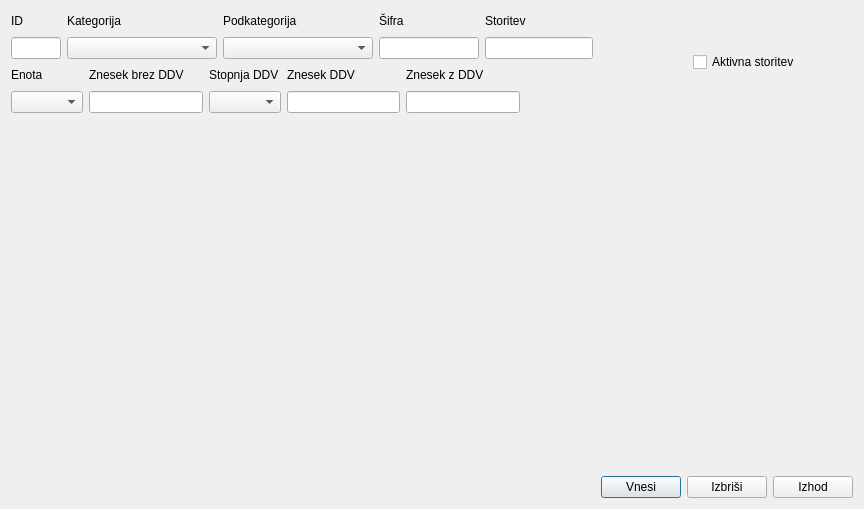
<?xml version="1.0" encoding="UTF-8"?>
<ui version="4.0">
 <class>storitve</class>
 <widget class="QDialog" name="storitve">
  <property name="geometry">
   <rect>
    <x>0</x>
    <y>0</y>
    <width>864</width>
    <height>509</height>
   </rect>
  </property>
  <property name="windowTitle">
   <string>Dialog</string>
  </property>
  <layout class="QVBoxLayout" name="verticalLayout_3">
   <item>
    <layout class="QHBoxLayout" name="horizontalLayout_2">
     <item>
      <layout class="QVBoxLayout" name="verticalLayout_2">
       <item>
        <layout class="QGridLayout" name="gridLayout">
         <item row="0" column="2">
          <widget class="QLabel" name="label_3">
           <property name="text">
            <string>Podkategorija</string>
           </property>
          </widget>
         </item>
         <item row="1" column="2">
          <widget class="QComboBox" name="cb_podkategorija">
           <property name="minimumSize">
            <size>
             <width>150</width>
             <height>0</height>
            </size>
           </property>
          </widget>
         </item>
         <item row="0" column="1">
          <widget class="QLabel" name="label_2">
           <property name="text">
            <string>Kategorija</string>
           </property>
          </widget>
         </item>
         <item row="1" column="4">
          <widget class="QLineEdit" name="txt_storitev"/>
         </item>
         <item row="1" column="1">
          <widget class="QComboBox" name="cb_kategorija">
           <property name="minimumSize">
            <size>
             <width>150</width>
             <height>0</height>
            </size>
           </property>
          </widget>
         </item>
         <item row="0" column="0">
          <widget class="QLabel" name="label">
           <property name="text">
            <string>ID</string>
           </property>
          </widget>
         </item>
         <item row="0" column="4">
          <widget class="QLabel" name="label_4">
           <property name="text">
            <string>Storitev</string>
           </property>
          </widget>
         </item>
         <item row="1" column="0">
          <widget class="QLineEdit" name="txt_id">
           <property name="minimumSize">
            <size>
             <width>50</width>
             <height>0</height>
            </size>
           </property>
           <property name="maximumSize">
            <size>
             <width>50</width>
             <height>16777215</height>
            </size>
           </property>
          </widget>
         </item>
         <item row="0" column="3">
          <widget class="QLabel" name="label_5">
           <property name="text">
            <string>Šifra</string>
           </property>
          </widget>
         </item>
         <item row="1" column="3">
          <widget class="QLineEdit" name="txt_sifra">
           <property name="minimumSize">
            <size>
             <width>100</width>
             <height>0</height>
            </size>
           </property>
           <property name="maximumSize">
            <size>
             <width>100</width>
             <height>16777215</height>
            </size>
           </property>
          </widget>
         </item>
         <item row="0" column="5">
          <spacer name="horizontalSpacer">
           <property name="orientation">
            <enum>Qt::Horizontal</enum>
           </property>
           <property name="sizeHint" stdset="0">
            <size>
             <width>40</width>
             <height>20</height>
            </size>
           </property>
          </spacer>
         </item>
        </layout>
       </item>
       <item>
        <layout class="QGridLayout" name="gridLayout_2">
         <item row="2" column="1">
          <widget class="QComboBox" name="cb_enota"/>
         </item>
         <item row="2" column="2">
          <widget class="QLineEdit" name="txt_cena_brez_ddv"/>
         </item>
         <item row="2" column="3">
          <widget class="QComboBox" name="cb_stopnja_ddv"/>
         </item>
         <item row="1" column="1">
          <widget class="QLabel" name="label_8">
           <property name="text">
            <string>Enota</string>
           </property>
          </widget>
         </item>
         <item row="1" column="4">
          <widget class="QLabel" name="label_9">
           <property name="text">
            <string>Znesek DDV</string>
           </property>
          </widget>
         </item>
         <item row="1" column="3">
          <widget class="QLabel" name="label_7">
           <property name="text">
            <string>Stopnja DDV</string>
           </property>
          </widget>
         </item>
         <item row="2" column="4">
          <widget class="QLineEdit" name="txt_znesek_ddv"/>
         </item>
         <item row="1" column="6">
          <spacer name="horizontalSpacer_2">
           <property name="orientation">
            <enum>Qt::Horizontal</enum>
           </property>
           <property name="sizeHint" stdset="0">
            <size>
             <width>40</width>
             <height>20</height>
            </size>
           </property>
          </spacer>
         </item>
         <item row="2" column="5">
          <widget class="QLineEdit" name="txt_znesek_skupaj"/>
         </item>
         <item row="1" column="2">
          <widget class="QLabel" name="label_6">
           <property name="text">
            <string>Znesek brez DDV</string>
           </property>
          </widget>
         </item>
         <item row="1" column="5">
          <widget class="QLabel" name="label_10">
           <property name="text">
            <string>Znesek z DDV</string>
           </property>
          </widget>
         </item>
        </layout>
       </item>
      </layout>
     </item>
     <item>
      <spacer name="horizontalSpacer_4">
       <property name="orientation">
        <enum>Qt::Horizontal</enum>
       </property>
       <property name="sizeHint" stdset="0">
        <size>
         <width>40</width>
         <height>20</height>
        </size>
       </property>
      </spacer>
     </item>
     <item>
      <widget class="QCheckBox" name="checkBox">
       <property name="text">
        <string>Aktivna storitev</string>
       </property>
      </widget>
     </item>
     <item>
      <spacer name="horizontalSpacer_5">
       <property name="orientation">
        <enum>Qt::Horizontal</enum>
       </property>
       <property name="sizeHint" stdset="0">
        <size>
         <width>40</width>
         <height>20</height>
        </size>
       </property>
      </spacer>
     </item>
    </layout>
   </item>
   <item>
    <layout class="QVBoxLayout" name="verticalLayout"/>
   </item>
   <item>
    <spacer name="verticalSpacer_3">
     <property name="orientation">
      <enum>Qt::Vertical</enum>
     </property>
     <property name="sizeHint" stdset="0">
      <size>
       <width>20</width>
       <height>317</height>
      </size>
     </property>
    </spacer>
   </item>
   <item>
    <layout class="QHBoxLayout" name="horizontalLayout">
     <item>
      <spacer name="horizontalSpacer_3">
       <property name="orientation">
        <enum>Qt::Horizontal</enum>
       </property>
       <property name="sizeHint" stdset="0">
        <size>
         <width>40</width>
         <height>20</height>
        </size>
       </property>
      </spacer>
     </item>
     <item>
      <widget class="QPushButton" name="btn_vnesi">
       <property name="text">
        <string>Vnesi</string>
       </property>
      </widget>
     </item>
     <item>
      <widget class="QPushButton" name="btn_izbrisi">
       <property name="text">
        <string>Izbriši</string>
       </property>
      </widget>
     </item>
     <item>
      <widget class="QPushButton" name="btn_izhod">
       <property name="text">
        <string>Izhod</string>
       </property>
      </widget>
     </item>
    </layout>
   </item>
  </layout>
 </widget>
 <resources/>
 <connections/>
</ui>
